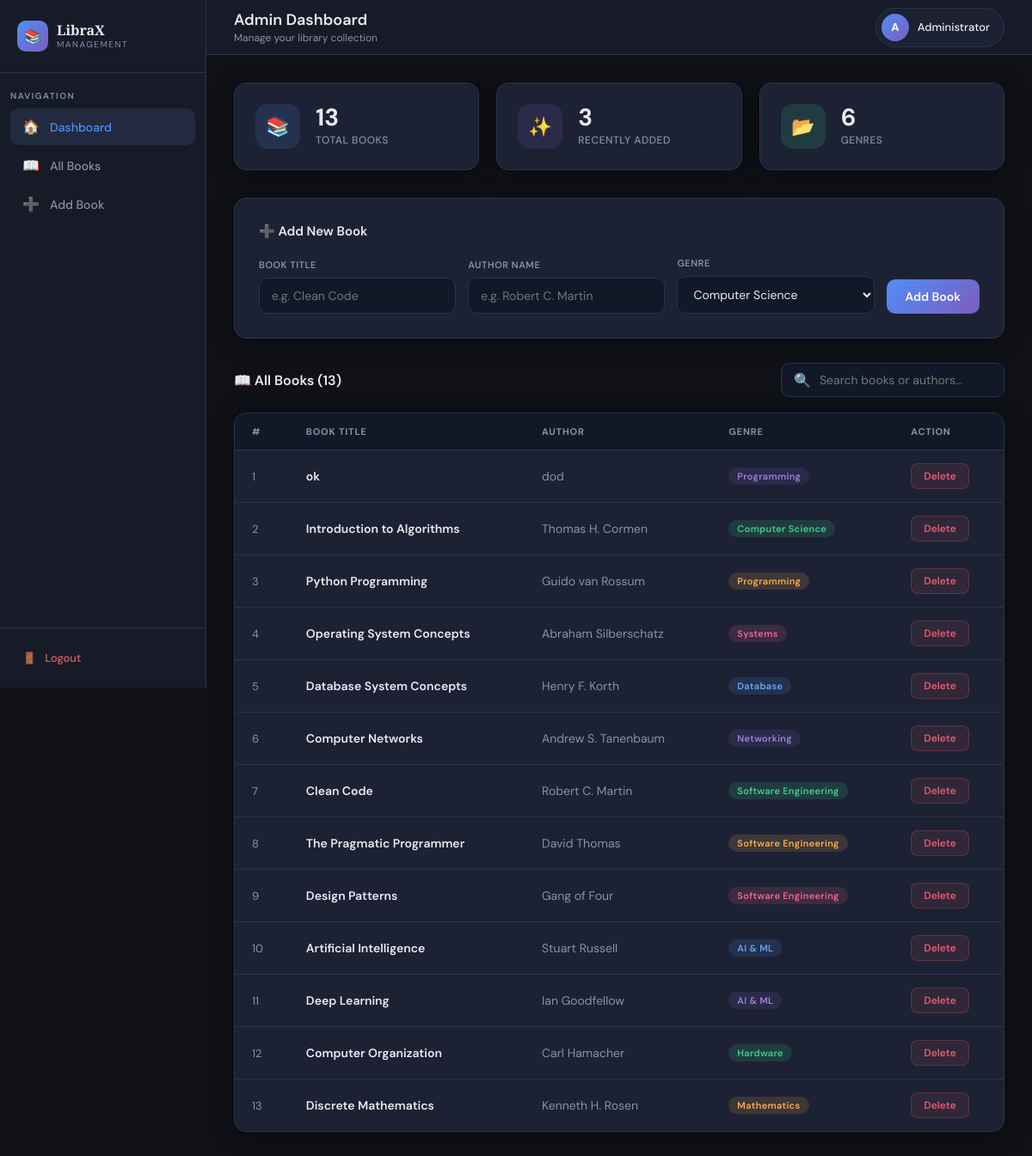
/admin (signed in), run on the app's committed database.
### tables this page shows
CREATE TABLE books (
        id INTEGER PRIMARY KEY AUTOINCREMENT,
        name TEXT NOT NULL,
        author TEXT NOT NULL,
        genre TEXT DEFAULT 'General',
        added_date TIMESTAMP DEFAULT CURRENT_TIMESTAMP
    );

### app.py (the view)
@app.route('/admin')
def admin_dashboard():
    if session.get('role') != 'admin':
        return redirect(url_for('login'))
    conn = get_db()
    search = request.args.get('search', '')
    if search:
        books = conn.execute(
            'SELECT * FROM books WHERE name LIKE ? OR author LIKE ? ORDER BY added_date DESC',
            (f'%{search}%', f'%{search}%')
        ).fetchall()
    else:
        books = conn.execute('SELECT * FROM books ORDER BY added_date DESC').fetchall()
    total = conn.execute('SELECT COUNT(*) FROM books').fetchone()[0]
    recent = conn.execute('SELECT * FROM books ORDER BY added_date DESC LIMIT 3').fetchall()
    conn.close()
    return render_template('admin_dashboard.html', books=books, total=total, recent=recent, search=search)

### app.py (called while the page is built)
def get_db():
    conn = sqlite3.connect(DB)
    conn.row_factory = sqlite3.Row
    return conn

### templates/admin_dashboard.html (shortened to what this page needs)
<!DOCTYPE html>
<html lang="en">
<head>
  <link rel="stylesheet" href="{{ url_for('static', filename='style.css') }}"/>
</head>
<body>
<div class="dashboard">
  <aside class="sidebar">
    <div class="sidebar-brand">
      <div class="s-icon">📚</div>
      <div>
        <h2>LibraX</h2>
        <small>Management</small>
      </div>
    </div>
    <div class="sidebar-section">Navigation</div>
    <nav>
      <a href="/admin" class="active">
        <span class="nav-icon">🏠</span> Dashboard
      </a>
      <a href="/admin#books">
        <span class="nav-icon">📖</span> All Books
      </a>
      <a href="/admin#add">
        <span class="nav-icon">➕</span> Add Book
      </a>
    </nav>
    <div class="sidebar-footer">
      <a href="/logout"><span>🚪</span> Logout</a>
    </div>
  </aside>
  <div class="main">
    <div class="topbar">
      <div class="topbar-left">
        <h3>Admin Dashboard</h3>
        <p>Manage your library collection</p>
      </div>
      <div class="topbar-right">
        <div class="user-pill">
          <div class="user-avatar">A</div>
          <span>Administrator</span>
        </div>
      </div>
    </div>
    <div class="content">
      <div class="stats-grid">
        <div class="stat-card">
          <div class="stat-icon blue">📚</div>
          <div class="stat-info">
            <h2>{{ total }}</h2>
            <p>Total Books</p>
          </div>
        </div>
        <div class="stat-card">
          <div class="stat-icon purple">✨</div>
          <div class="stat-info">
            <h2>{{ recent|length }}</h2>
            <p>Recently Added</p>
          </div>
        </div>
        <div class="stat-card">
          <div class="stat-icon green">📂</div>
          <div class="stat-info">
            <h2>6</h2>
            <p>Genres</p>
          </div>
        </div>
      </div>
      <div class="add-card" id="add">
        <h3>➕ Add New Book</h3>
        <form method="POST" action="/add_book">
          <div class="form-row">
            <div class="form-group">
              <label>Book Title</label>
              <input type="text" name="name" placeholder="e.g. Clean Code" required/>
            </div>
            <div class="form-group">
              <label>Author Name</label>
              <input type="text" name="author" placeholder="e.g. Robert C. Martin" required/>
            </div>
            <div class="form-group">
              <label>Genre</label>
              <select name="genre">
                <option value="Computer Science">Computer Science</option>
              </select>
            </div>
            <button type="submit" class="btn-add">Add Book</button>
          </div>
        </form>
      </div>
      <div id="books">
        <div class="section-header">
          <h3>📖 All Books ({{ books|length }})</h3>
          <form method="GET" action="/admin">
            <div class="search-bar">
              <span>🔍</span>
              <input type="text" name="search" placeholder="Search books or authors..." value="{{ search }}"/>
            </div>
          </form>
        </div>
        <div class="table-card">
          {% if books %}
          <table>
            <thead>
              <tr>
                <th>#</th>
                <th>Book Title</th>
                <th>Author</th>
                <th>Genre</th>
                <th>Action</th>
              </tr>
            </thead>
            <tbody>
              {% for book in books %}
              {% set badges = ['badge-blue','badge-purple','badge-green','badge-orange','badge-pink'] %}
              <tr>
                <td style="color:var(--muted);font-size:13px;">{{ loop.index }}</td>
                <td class="book-title">{{ book.name }}</td>
                <td class="book-author">{{ book.author }}</td>
                <td><span class="badge {{ badges[loop.index % 5] }}">{{ book.genre }}</span></td>
                <td>
                  <a href="/delete_book/{{ book.id }}" class="btn-delete"
                     onclick="return confirm('Delete \'{{ book.name }}\'?')">Delete</a>
                </td>
              </tr>
              {% endfor %}
            </tbody>
          </table>
          {% else %}
          <div class="empty-state">
            <div class="e-icon">📭</div>
            <p>No books found{% if search %} for "{{ search }}"{% endif %}.</p>
          </div>
          {% endif %}
        </div>
      </div>
    </div>
  </div>
</div>
</body>
</html>

### data on the page
books: name "ok", author "dod", genre "Programming"
books: name "Introduction to Algorithms", author "Thomas H. Cormen", genre "Computer Science"
books: name "Python Programming", author "Guido van Rossum", genre "Programming"
books: name "Operating System Concepts", author "Abraham Silberschatz", genre "Systems"
books: name "Database System Concepts", author "Henry F. Korth", genre "Database"
books: name "Computer Networks", author "Andrew S. Tanenbaum", genre "Networking"
books: name "Clean Code", author "Robert C. Martin", genre "Software Engineering"
books: name "The Pragmatic Programmer", author "David Thomas", genre "Software Engineering"
books: name "Design Patterns", author "Gang of Four", genre "Software Engineering"
books: name "Artificial Intelligence", author "Stuart Russell", genre "AI & ML"
books: name "Deep Learning", author "Ian Goodfellow", genre "AI & ML"
books: name "Computer Organization", author "Carl Hamacher", genre "Hardware"
books: name "Discrete Mathematics", author "Kenneth H. Rosen", genre "Mathematics"

### other printed values
{{ total }} "13"
{{ recent|length }} "3"
{{ books|length }} "13"
